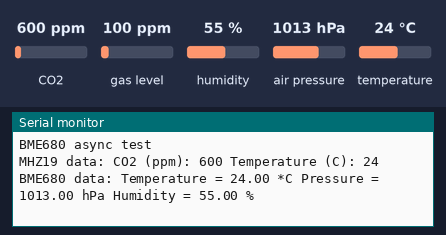
The sketch below on a simulated Arduino Uno, built with avr-gcc and run on an emulated ATmega328P. Parts: the last lines printed to the serial monitor. The inputs (shaded band) are chosen by the test bench; at power-on: CO2 600 ppm, humidity 55 %, air pressure 1013 hPa, temperature 24 °C, gas level 100 ppm.

Above: at 2.9 s.
3.0 s: CO2 set to 452 ppm
At 4.33 s:
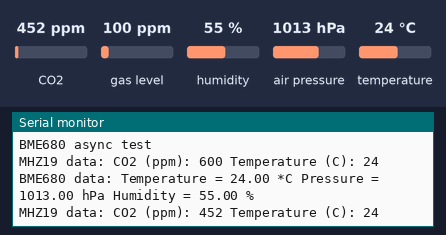
4.6 s: humidity set to 22 %
At 5.1 s:
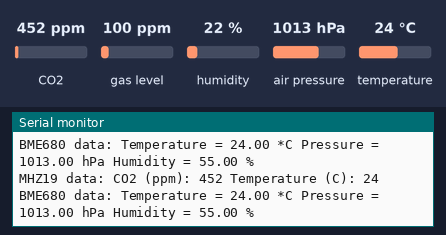
6.2 s: air pressure set to 952 hPa
At 7.3 s:
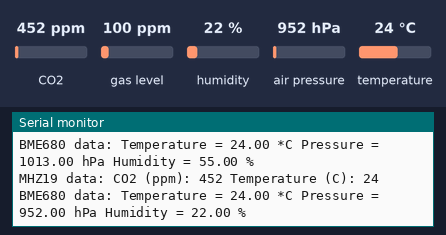
7.8 s: temperature set to 12 °C
At 9.3 s:
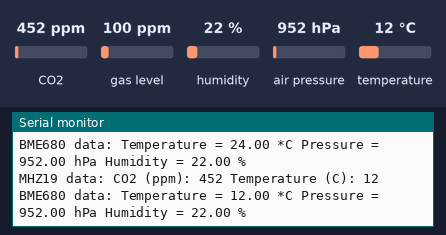

The sketch:

podrum.ino
```cpp
#include <Arduino.h>
#include "MHZ19.h"
#include <SoftwareSerial.h>
#include <Wire.h>
#include <SPI.h>
#include <Adafruit_Sensor.h>
#include "Adafruit_BME680.h"

Adafruit_BME680 bme; // I2C

#define RX_PIN 18                                          // Rx pin which the MHZ19 Tx pin is attached to
#define TX_PIN 19                                          // Tx pin which the MHZ19 Rx pin is attached to
#define BAUDRATE 9600                                      // Device to MH-Z19 Serial baudrate (should not be changed)

MHZ19 myMHZ19;                                             // Constructor for library
SoftwareSerial mySerial(RX_PIN, TX_PIN);                   // (Uno example) create device to MH-Z19 serial

unsigned long getDataTimer = 0;

void setup()
{
    Serial.begin(115200);                                     // Device to serial monitor feedback
    while (!Serial);
      Serial.println(F("BME680 async test"));

  if (!bme.begin(0x76)) {
    Serial.println(F("Could not find a valid BME680 sensor, check wiring!"));
    while (1);
  }
    mySerial.begin(BAUDRATE);                               // (Uno example) device to MH-Z19 serial start
    myMHZ19.begin(mySerial);                                // *Serial(Stream) refence must be passed to library begin().

    myMHZ19.autoCalibration();                              // Turn auto calibration ON (OFF autoCalibration(false))

  bme.setTemperatureOversampling(BME680_OS_8X);
  bme.setHumidityOversampling(BME680_OS_2X);
  bme.setPressureOversampling(BME680_OS_4X);
  bme.setIIRFilterSize(BME680_FILTER_SIZE_3);
  bme.setGasHeater(320, 150); // 320*C for 150 ms
}

void loop()
{
    if (millis() - getDataTimer >= 2000)
    {
        int CO2;

        /* note: getCO2() default is command "CO2 Unlimited". This returns the correct CO2 reading even
        if below background CO2 levels or above range (useful to validate sensor). You can use the
        usual documented command with getCO2(false) */

        CO2 = myMHZ19.getCO2();                             // Request CO2 (as ppm)

        Serial.print("MHZ19 data: CO2 (ppm): ");
        Serial.print(CO2);

        int8_t Temp;
        Temp = myMHZ19.getTemperature();                     // Request Temperature (as Celsius)
        Serial.print(" Temperature (C): ");
        Serial.println(Temp);

if (! bme.performReading())
  {
    Serial.println("Failed to perform reading :(");
    return;
  }

  Serial.print(F("BME680 data: Temperature = "));
  Serial.print(bme.temperature);
  Serial.print(F(" *C"));

  Serial.print(F(" Pressure = "));
  Serial.print(bme.pressure / 100.0);
  Serial.print(F(" hPa"));

  Serial.print(F(" Humidity = "));
  Serial.print(bme.humidity);
  Serial.println(F(" %"));


        getDataTimer = millis();
    }
}
```

Measured:
- after the input at 3.0 s, the serial monitor: prints a new line after 1.2 s (image 1)
- after the input at 6.2 s, the serial monitor: prints a new line after 0.33 s (image 3)
- after the input at 7.8 s, the serial monitor: prints a new line after 0.75 s (image 4)
